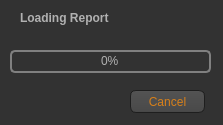
<?xml version="1.0" encoding="UTF-8"?>
<ui version="4.0">
 <class>pbarReport</class>
 <widget class="QDialog" name="pbarReport">
  <property name="geometry">
   <rect>
    <x>0</x>
    <y>0</y>
    <width>223</width>
    <height>125</height>
   </rect>
  </property>
  <property name="windowTitle">
   <string>Loading Report</string>
  </property>
  <property name="styleSheet">
   <string notr="true">QWidget
{
	color: #b1b1b1;
	background-color: #323232;
	border: none;
	outline: none;
}

QWidget:item:hover
{
	background-color: QLinearGradient( x1: 0, y1: 0, x2: 0, y2: 1, stop: 0 #ffa02f, stop: 1 #ca0619);
	color: #000000;
}

QWidget:item:selected
{
	background-color: QLinearGradient( x1: 0, y1: 0, x2: 0, y2: 1, stop: 0 #ffa02f, stop: 1 #d7801a);
}
QProgressBar
{
	border: 2px solid grey;
	border-radius: 5px;
	text-align: center;
}

QProgressBar::chunk
{
	background-color: #d7801a;
	width: 2.15px;
	margin: 0.5px;
}
QLabel
{
	font-size: 12px;
	font-weight: bold;	
}
QPushButton
{
	color: #d7801a;
	background-color: QLinearGradient( x1: 0, y1: 0, x2: 0, y2: 1, stop: 0 #565656, stop: 0.1 #525252, stop: 0.5 #4e4e4e, stop: 0.9 #4a4a4a, stop: 1 #464646);
	border-width: 1px;
	border-color: #1e1e1e;
	border-style: solid;
	border-radius: 6;
	padding: 3px;
	font-size: 12px;
	padding-left: 5px;
	padding-right: 5px;
}

QPushButton:pressed
{
	background-color: QLinearGradient( x1: 0, y1: 0, x2: 0, y2: 1, stop: 0 #2d2d2d, stop: 0.1 #2b2b2b, stop: 0.5 #292929, stop: 0.9 #282828, stop: 1 #252525);
}</string>
  </property>
  <widget class="QProgressBar" name="pbarLoading">
   <property name="geometry">
    <rect>
     <x>10</x>
     <y>50</y>
     <width>201</width>
     <height>23</height>
    </rect>
   </property>
   <property name="styleSheet">
    <string notr="true"/>
   </property>
   <property name="value">
    <number>0</number>
   </property>
   <property name="alignment">
    <set>Qt::AlignLeading|Qt::AlignLeft|Qt::AlignVCenter</set>
   </property>
   <property name="textVisible">
    <bool>true</bool>
   </property>
   <property name="orientation">
    <enum>Qt::Horizontal</enum>
   </property>
   <property name="invertedAppearance">
    <bool>false</bool>
   </property>
   <property name="textDirection">
    <enum>QProgressBar::TopToBottom</enum>
   </property>
  </widget>
  <widget class="QLabel" name="lblLoading">
   <property name="geometry">
    <rect>
     <x>20</x>
     <y>10</y>
     <width>121</width>
     <height>16</height>
    </rect>
   </property>
   <property name="text">
    <string>Loading Report</string>
   </property>
  </widget>
  <widget class="QPushButton" name="btnCancel">
   <property name="geometry">
    <rect>
     <x>130</x>
     <y>90</y>
     <width>75</width>
     <height>23</height>
    </rect>
   </property>
   <property name="text">
    <string>Cancel</string>
   </property>
  </widget>
 </widget>
 <resources>
  <include location="../resources.qrc"/>
 </resources>
 <connections/>
</ui>
